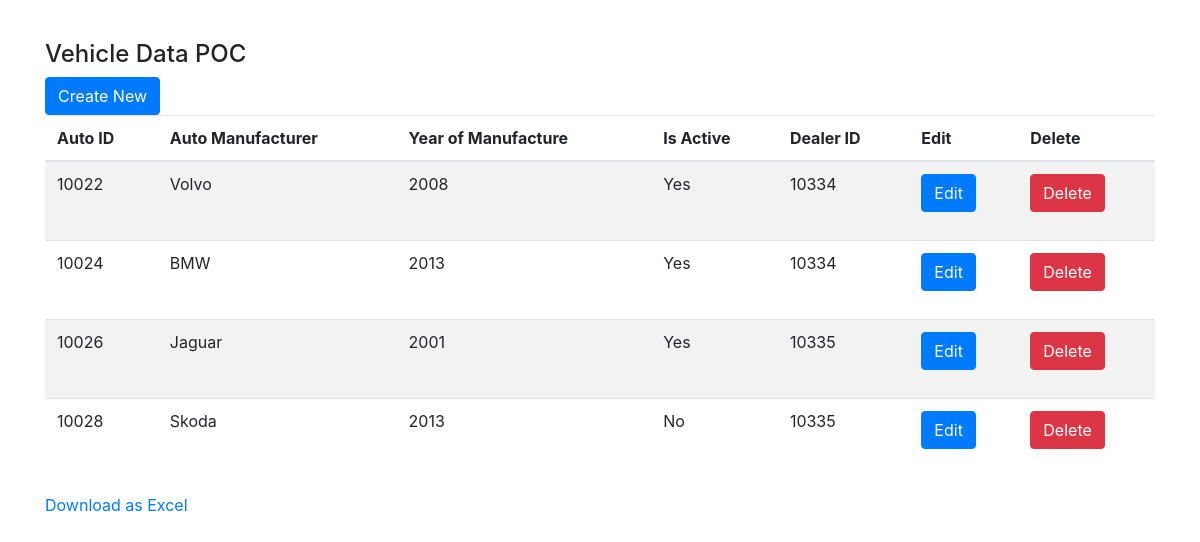
Page /dealer/ on the earlier database version.
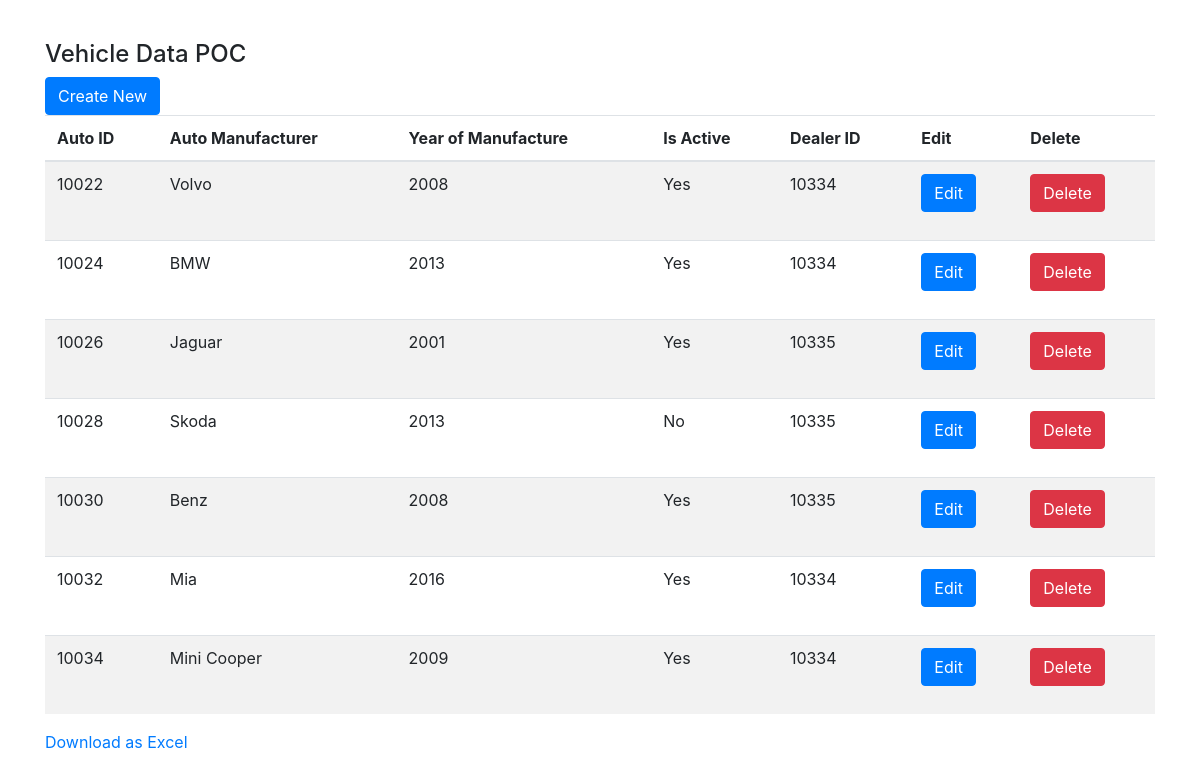
Same page on the later database version.
### dealer/models.py (models this page shows)
class autos(models.Model):
	auto_id = models.IntegerField()
	auto_man = models.CharField(max_length=30)
	year = models.IntegerField()
	active = models.IntegerField()
	dealer_id = models.IntegerField()

### dealer/views.py (the view)
def index(requests):
	output = autos.objects.all()
	return render(requests, 'dealer/index.html', context={'output':output},)

### templates/dealer/index.html (shortened to what this page needs)
<html>
<head>
<link rel="stylesheet" href="https://maxcdn.bootstrapcdn.com/bootstrap/4.0.0-beta.2/css/bootstrap.min.css">
<link href="https://gitcdn.github.io/bootstrap-toggle/2.2.2/css/bootstrap-toggle.min.css" rel="stylesheet">
</head>
<body>
<div class="container">
	<div class="row">
        <div class="col-md-12">
            <p>&nbsp;</p>
            <div><span class="text-left"><h4>Vehicle Data POC</h4></span>
            <span><button class="btn btn-primary btn-xs pull-right" data-title="Create" data-toggle="modal" data-target="#create" onclick="">Create New</button></span>
            </div>
        <div class="table-responsive">
              <table id="mytable" class="table table-bordred table-striped">
                   <thead>
                   <th>Auto ID</th>
                    <th>Auto Manufacturer</th>
                     <th>Year of Manufacture</th>
                     <th>Is Active</th>
                     <th>Dealer ID</th>
                      <th>Edit</th>
                       <th>Delete</th>
                   </thead>
    <tbody>
    {% for data in output %}
    <tr id="{{data.id}}">
    <td>{{data.auto_id}}</td>
    <td>{{data.auto_man}}</td>
    <td>{{data.year}}</td>
    <td>{% if data.active == 1 %}Yes{% else %}No{% endif %}</td>
    <td>{{data.dealer_id}}</td>
    <td><p data-placement="top" data-toggle="tooltip" title="Edit"><button class="btn btn-primary btn-xs" data-title="Edit" data-toggle="modal" data-target="#edit" onclick="">Edit</button></p></td>
    <td><p data-placement="top" data-toggle="tooltip" title="Delete"><button class="btn btn-danger btn-xs" data-title="Delete" data-toggle="modal" data-target="#delete" >Delete</button></p></td>
    </tr>
    {% endfor %}
    </tbody>
</table>
            <div><a href="excelgen/"> Download as Excel</a></div>
            </div>
    <p>&nbsp;</p>
        </div>
	</div>
</div>
</body>
<html>

Differences in the rows shown:
added autos: auto_id "10030", auto_man "Benz", year "2008", active "Yes", dealer_id "10335"
added autos: auto_id "10032", auto_man "Mia", year "2016", active "Yes", dealer_id "10334"
added autos: auto_id "10034", auto_man "Mini Cooper", year "2009", active "Yes", dealer_id "10334"
